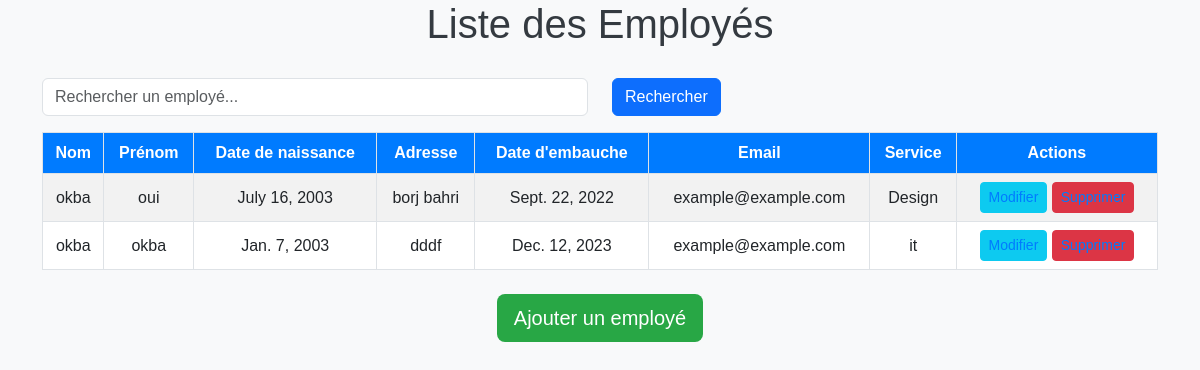
The page /employe/ on the database as committed earlier.
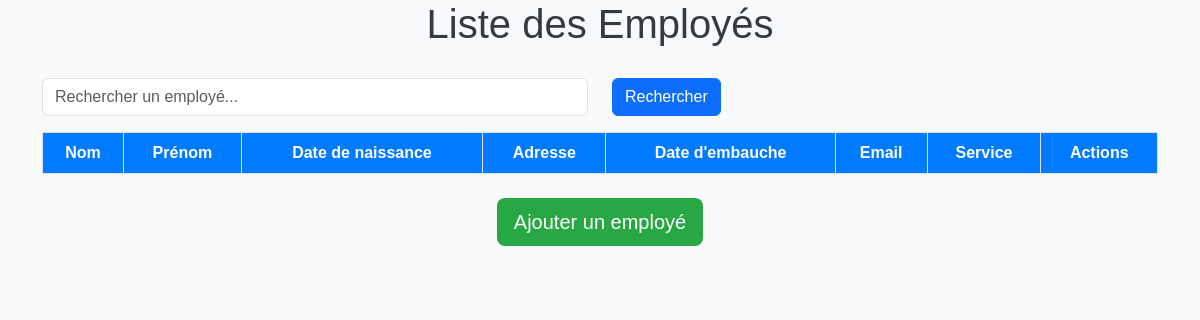
The same page on the database as committed later.
### admin_rh/models.py (models this page shows, shortened)
class Employe(models.Model):
    nom = models.CharField(max_length=50)
    prenom = models.CharField(max_length=50)
    sexe = models.CharField(max_length=10,choices=[('M', 'HOMME'), ('F', 'FEMME')],default='M')
    adresse=models.CharField(max_length=250)
    date_naissance = models.DateField()
    email = models.EmailField(max_length=100)
    date_embauche = models.DateField()
    service = models.ForeignKey(Service, on_delete=models.CASCADE,related_name="rel_emp")

class Service(models.Model):
    nom_service = models.CharField(max_length=50)
    description = models.CharField(max_length=50)
    def __str__(self):
        return self.nom_service

### admin_rh/views.py (the view)
# urls.py: path('employe/',views.afficherEmploye,name='empList'),
def afficherEmploye(request):
    employe= Employe.objects.all()
    return render(request,'testdjango.html',{'Employes':employe})

### admin_rh/templates/testdjango.html (shortened to what this page needs)
<!DOCTYPE html>
<html lang="fr">
<head>
    <link href="https://cdn.jsdelivr.net/npm/bootstrap@5.3.0-alpha1/dist/css/bootstrap.min.css" rel="stylesheet">
</head>
<body>
    <h1>Liste des Employés</h1>
    <div class="container">
        <form method="GET" action="{% url 'rechercheList' %}">
            <div class="row mb-3">
                <div class="col-md-6">
                    <input type="text" class="form-control" name="search" placeholder="Rechercher un employé..." value="{{ request.GET.search }}">
                </div>
                <div class="col-md-3">
                    <button type="submit" class="btn btn-primary">Rechercher</button>
                </div>
            </div>
        </form>
        <table class="table table-striped table-hover">
            <thead>
                <tr>
                    <th>Nom</th>
                    <th>Prénom</th>
                    <th>Date de naissance</th>
                    <th>Adresse</th>
                    <th>Date d'embauche</th>
                    <th>Email</th>
                    <th>Service</th>
                    <th>Actions</th>
                </tr>
            </thead>
            <tbody>
                {% for x in Employes %}
                    <tr>
                        <td>{{ x.nom }}</td>
                        <td>{{ x.prenom }}</td>
                        <td>{{ x.date_naissance }}</td>
                        <td>{{ x.adresse }}</td>
                        <td>{{ x.date_embauche }}</td>
                        <td>{{ x.email }}</td>
                        <td>{{ x.service }}</td>
                        <td>
                            <a href="{% url 'editemp' x.id %}" class="btn btn-info btn-sm">Modifier</a>
                            <a href="{% url 'delemp' x.id %}" class="btn btn-danger btn-sm">Supprimer</a>
                        </td>
                    </tr>
                {% endfor %}
            </tbody>
        </table>
        <div class="text-center mt-4">
            <a href="{% url 'addemp' %}" class="btn btn-custom btn-lg">Ajouter un employé</a>
        </div>
    </div>
</body>
</html>

### admin_rh/templates/testdjango.html (style rules this page uses)
body { background-color: #f8f9fa; font-family: Arial, sans-serif; }
h1 { margin-bottom: 30px; color: #343a40; text-align: center; font-size: 2.5rem; }
table { margin: 0 auto; width: 90%; }
th, td { text-align: center; vertical-align: middle; }
.table th, .table td { border: 1px solid #dee2e6; }
.table th { background-color: #007bff; color: white; }
.btn-custom { background-color: #28a745; color: white; }

Rows that differ between the two databases and show on the page:
removed Employe: nom "okba", prenom "oui", date_naissance "July 16, 2003", adresse "borj bahri", date_embauche "Sept. 22, 2022", email "example@example.com", service "Design"
removed Employe: nom "okba", prenom "okba", date_naissance "Jan. 7, 2003", adresse "dddf", date_embauche "Dec. 12, 2023", email "example@example.com", service "it"
